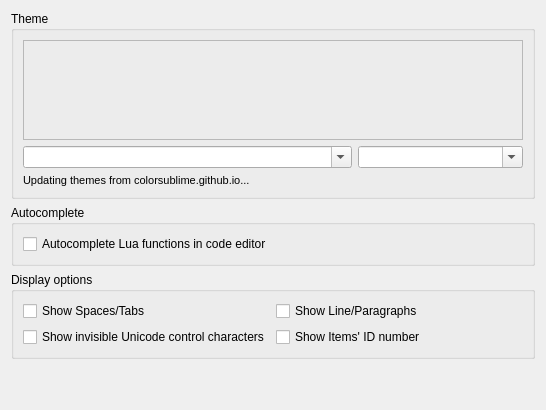
     <widget class="QWidget" name="tab_codeEditor">
      <attribute name="title">
       <string>Editor</string>
      </attribute>
      <layout class="QVBoxLayout" name="verticalLayout_tab_codeEditor">
       <item>
        <widget class="QGroupBox" name="groupbox_codeEditorThemeSelection">
         <property name="title">
          <string>Theme</string>
         </property>
         <layout class="QGridLayout" name="gridLayout_groupbox_codeEditorThemeSelection" columnstretch="2,1">
          <item row="0" column="0" colspan="2">
           <widget class="QFrame" name="frame_edbeePreviewWidget">
            <property name="minimumSize">
             <size>
              <width>500</width>
              <height>100</height>
             </size>
            </property>
            <property name="frameShape">
             <enum>QFrame::Shape::StyledPanel</enum>
            </property>
            <property name="frameShadow">
             <enum>QFrame::Shadow::Raised</enum>
            </property>
            <layout class="QVBoxLayout" name="verticalLayout_frame_edbeePreviewWidget">
             <property name="spacing">
              <number>0</number>
             </property>
             <property name="leftMargin">
              <number>0</number>
             </property>
             <property name="topMargin">
              <number>0</number>
             </property>
             <property name="rightMargin">
              <number>0</number>
             </property>
             <property name="bottomMargin">
              <number>0</number>
             </property>
             <item>
              <widget class="edbee::TextEditorWidget" name="edbeePreviewWidget" native="true">
               <property name="font">
                <font/>
               </property>
              </widget>
             </item>
            </layout>
           </widget>
          </item>
          <item row="1" column="0">
           <widget class="QComboBox" name="code_editor_theme_selection_combobox">
            <property name="editable">
             <bool>true</bool>
            </property>
           </widget>
          </item>
          <item row="1" column="1">
           <widget class="QComboBox" name="script_preview_combobox">
            <property name="editable">
             <bool>true</bool>
            </property>
            <property name="sizeAdjustPolicy">
             <enum>QComboBox::SizeAdjustPolicy::AdjustToContents</enum>
            </property>
           </widget>
          </item>
          <item row="2" column="0" colspan="2">
           <widget class="QLabel" name="theme_download_label">
            <property name="font">
             <font>
              <pointsize>8</pointsize>
             </font>
            </property>
            <property name="text">
             <string>Updating themes from colorsublime.github.io...</string>
            </property>
           </widget>
          </item>
         </layout>
        </widget>
       </item>
       <item>
        <widget class="QGroupBox" name="groupBox_autoComplete">
         <property name="title">
          <string>Autocomplete</string>
         </property>
         <layout class="QVBoxLayout" name="verticalLayout_groupBox_autoComplete">
          <item>
           <widget class="QCheckBox" name="checkBox_autocompleteLuaCode">
            <property name="text">
             <string>Autocomplete Lua functions in code editor</string>
            </property>
           </widget>
          </item>
         </layout>
        </widget>
       </item>
       <item>
        <widget class="QGroupBox" name="groupBox_editorDisplayOptions">
         <property name="title">
          <string>Display options</string>
         </property>
         <layout class="QGridLayout" name="gridLayout_groupBox_editorDisplayOptions">
          <item row="0" column="0">
           <widget class="QCheckBox" name="checkBox_showSpacesAndTabs">
            <property name="toolTip">
             <string>&lt;body&gt;&lt;p&gt;When displaying Lua contents in the main text editor area of the Editor show tabs and spaces with visible marks instead of whitespace.&lt;/p&gt;</string>
            </property>
            <property name="accessibleDescription">
             <string>When displaying Lua contents in the main text editor area of the Editor show tabs and spaces with visible marks instead of whitespace.</string>
            </property>
            <property name="text">
             <string>Show Spaces/Tabs</string>
            </property>
           </widget>
          </item>
          <item row="0" column="1">
           <widget class="QCheckBox" name="checkBox_showLineFeedsAndParagraphs">
            <property name="toolTip">
             <string>&lt;body&gt;&lt;p&gt;When displaying Lua contents in the main text editor area of the Editor show  line and paragraphs ends with visible marks as well as whitespace.&lt;/p&gt;</string>
            </property>
            <property name="accessibleDescription">
             <string>When displaying Lua contents in the main text editor area of the Editor show line and paragraph ends with visible marks as well as whitespace.</string>
            </property>
            <property name="text">
             <string>Show Line/Paragraphs</string>
            </property>
           </widget>
          </item>
          <item row="1" column="0">
           <widget class="QCheckBox" name="checkBox_showBidi">
            <property name="toolTip">
             <string>&lt;p&gt;Shows bidirection Unicode characters which can be used to change the meaning of source code while remaining invisible to the eye.&lt;/p&gt;</string>
            </property>
            <property name="accessibleDescription">
             <string>Shows bidirectional Unicode characters which can be used to change the meaning of source code while remaining invisible to the eye.</string>
            </property>
            <property name="text">
             <string>Show invisible Unicode control characters</string>
            </property>
           </widget>
          </item>
          <item row="1" column="1">
           <widget class="QCheckBox" name="checkBox_showIdNumbers">
            <property name="toolTip">
             <string>&lt;p&gt;Shows the &lt;b&gt;unique&lt;/b&gt; ID number that Mudlet uses internally to identify each instance of an item this is the same number that the Lua API functions that create aliases, key-binding, etc. return on success. This may be useful to know when there are multiple items of the same type with the same name and will be incorporated in the names of the related items' Lua scripts in the Central Debug Console output.&lt;/p&gt;&lt;p&gt;Note that although the number assigned to an item is constant during a session of the profile it may be different the next time the profile is loaded if other items are added or removed.&lt;/p&gt;</string>
            </property>
            <property name="accessibleDescription">
             <string>Shows Mudlet's internal ID number for each item. This is the same ID returned by Lua functions that create aliases, triggers, timers and so on, and is helpful when several items share the same name. The ID is stable during a session but may change the next time the profile is loaded.</string>
            </property>
            <property name="text">
             <string>Show Items' ID number</string>
            </property>
           </widget>
          </item>
         </layout>
        </widget>
       </item>
       <item>
        <spacer name="verticalSpacer_codeEditor">
         <property name="orientation">
          <enum>Qt::Orientation::Vertical</enum>
         </property>
         <property name="sizeHint" stdset="0">
          <size>
           <width>20</width>
           <height>40</height>
          </size>
         </property>
        </spacer>
       </item>
      </layout>
     </widget>
